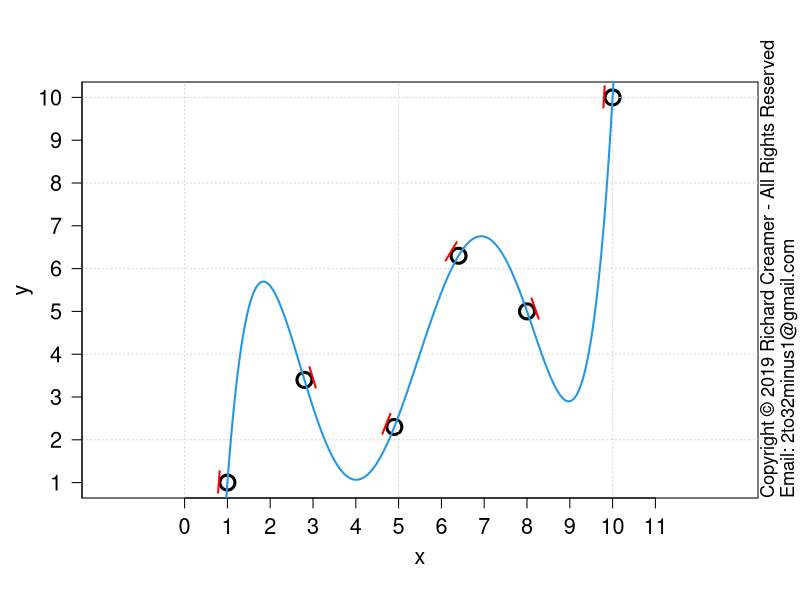

This chart was generated by the following R code:
##############################################################
### Copyright (c) Richard Creamer 2019 - All Rights Reserved
### Inquiries: email 2to32minus1@gmail.com
##############################################################

### Globals
fontScale = 1.2    # Global font size variable
lf        = 1.2    # Enlarge font of plot labels
verbose   = FALSE  # Verbose printing
lw        = 2      # Line width
xMargin   = 1      # X-axis margin for plots
yMargin   = 1      # Y-axis margin for plots
de        = 0.01   # Small constant for estimating derivatives numerically
smlPts    = 1      # Small  data point/circle
medPts    = 1.5    # Medium data point/circle
lrgPts    = 2.0    # Large  data point/circle

### Run this function to generate this plot
runFunc = function() {
	dw = 1000
	dh = 750	
	path = "D:/Code/R/LeastSquaresPlay/PlotsAndAssocCode/Plot35/"
	savePngVerbose( paste(path, "Plot35.png", sep=""), plot5thOrderPoly, w=dw, h=dh, un="px" )
}

### Plot 5th order polynomial - hard coded example
plot5thOrderPoly = function() {
	x=c( 1, 2.8, 4.9, 6.4, 8, 10 )
	y=c( 1, 3.4, 2.3, 6.3, 5, 10 )	
	plot( x, y, axes = FALSE, asp=1, cex.lab=lf, xlab="", ylab="", cex=lrgPts, lwd=lw+1 )
	addAxisLabels()	
	box(); grid()
	axis( side = 1, at = 0:11, cex.axis=1.3 )
	axis( side = 2, at = 0:11, las=2, cex.axis=1.3 )	
	lmFit = lm( y ~ x + I(x^2) + I(x^3) + I(x^4) + I(x^5) )	
	predX = seq( x[1] - 1, x[length(x)] + 1, length.out=400 )
	predY = evalPoly( predX, lmFit$coefficients )	
	lines( predX, predY, col=4, lwd=lw )
	plotTangents( x, lmFit$coefficients, lineLength=0.5, tanOffset=0.2 )	
	return( c( x=x, y=y, lmFit=lmFit ) )
}

### Compute polynomial coefficients for derivative of argument polynomial
getPolyDerivCoeff = function( coeff ) {
	if ( length(coeff) < 2 ) return( c(0) )
	derivCoeff = c()
	for ( i in 2:length( coeff ) ) {
		termPower = i - 1
		derivCoeff[ length( derivCoeff ) + 1 ] = termPower * coeff[i]
	}
	return( derivCoeff )
}

### Plot tangent(s) to polynomial at x[i], y[i]
### Will not look correct unless both x and y axes are same scale (1:1 aspect ratio)
plotTangents = function( x, coeff, lineLength=1, tanOffset=0.2, col="red", lwd=2 ) {
	if ( length(coeff) < 2 ) return()  	
	y = evalPoly( x, coeff )
	polyDerivCoeff = getPolyDerivCoeff( coeff )	
	tanLineSlopes = evalPoly( x, polyDerivCoeff )
	tanLineYInts = y - tanLineSlopes * x
	for ( i in 1:length(x) ) {
		lineCoeff = c( tanLineYInts[i], tanLineSlopes[i] )
		plotTangentLine( x[i], y[i], lineCoeff, lineLength=lineLength, tanOffset=tanOffset, col=col, lwd=lwd )
	}
}

### Get tangentl line ends point about center point (x,y)
getTanLineEndPts = function( x, y, lineCoeff, lineLength=1.0, tanOffset=0.2 ) {
	x1 = x - 1
	x2 = x + 1
	y1 = evalPoly( x1, lineCoeff )
	y2 = evalPoly( x2, lineCoeff )
	xComp = x2 - x1
	yComp = y2 - y1
	vMag = sqrt( xComp^2 + yComp^2 )
	vUnit = c( xComp/vMag, yComp/vMag )
	vOffset = rotVecCcw( vUnit[1], vUnit[2], 90 )
	ox = vOffset[1] * tanOffset
	oy = vOffset[2] * tanOffset
	xComp = xComp/vMag * lineLength
	yComp = yComp/vMag * lineLength
	fromX = x - xComp/2 - ox
	fromY = y - yComp/2 - oy
	toX = x + xComp/2 - ox
	toY = y + yComp/2 - oy	
	return( list(fromX=fromX, fromY=fromY, toX=toX, toY=toY) )
}

### Rotate vector CCW
rotVecCcw = function( xComp, yComp, deg ) {
	theta = deg/180 * pi
	rotXComp = cos(theta) * xComp + sin(theta) * yComp;
	rotYComp = -sin(theta) * xComp + cos(theta) * yComp;
	return( c(rotXComp, rotYComp) )
}

### Plot one tangent line segment
plotTangentLine = function( x, y, lineCoeff, lineLength=1, tanOffset=0.2, col="red", lwd=1 ) {
	endPts = getTanLineEndPts( x, y, lineCoeff, lineLength=lineLength, tanOffset=tanOffset )
	lines( c(endPts$fromX, endPts$toX), c(endPts$fromY, endPts$toY), col=col, lwd=lwd )
}

### Compute f(x) for a polynomial and a vector of x-coordinates
evalPoly = function( x, coeff ) {
	if ( length( coeff ) < 1 ) return( c(0) )  	
	termSum = 0
	for ( i in 1:length(coeff) ) {
		termSum = termSum + coeff[i] * x^(i-1)
	}
	return( termSum )
}

### Convience method to add x/y axis labels
addAxisLabels = function( xLabel="x", yLabel="y", cexVal=1.3 ) {
	mtext( text=xLabel, side=1, line=2.5, cex=cexVal )
	mtext( text=yLabel, side=2, line=2.5, cex=cexVal )
}

### Save to PNG file, specify width and height
savePngVerbose = function( path, plotFunc, w=512, h=512, un="px", doCopyright=TRUE, ... ) {
	png( filename = path, type="cairo", units=un, width=w, height=h, pointsize=12, res=96 )
	plotFunc( ... )
	if ( doCopyright )
		addCopyright()
	dev.off()
}

### Add copyright notice to plot via text()
addCopyright = function() {
	mtext( "Copyright \uA9 2019 Richard Creamer - All Rights Reserved", side=4, line=0, adj=0, cex=1.1 )
	mtext( "Email: 2to32minus1@gmail.com", side=4, line=1, adj=0, cex=1.1 )
}

runFunc()
